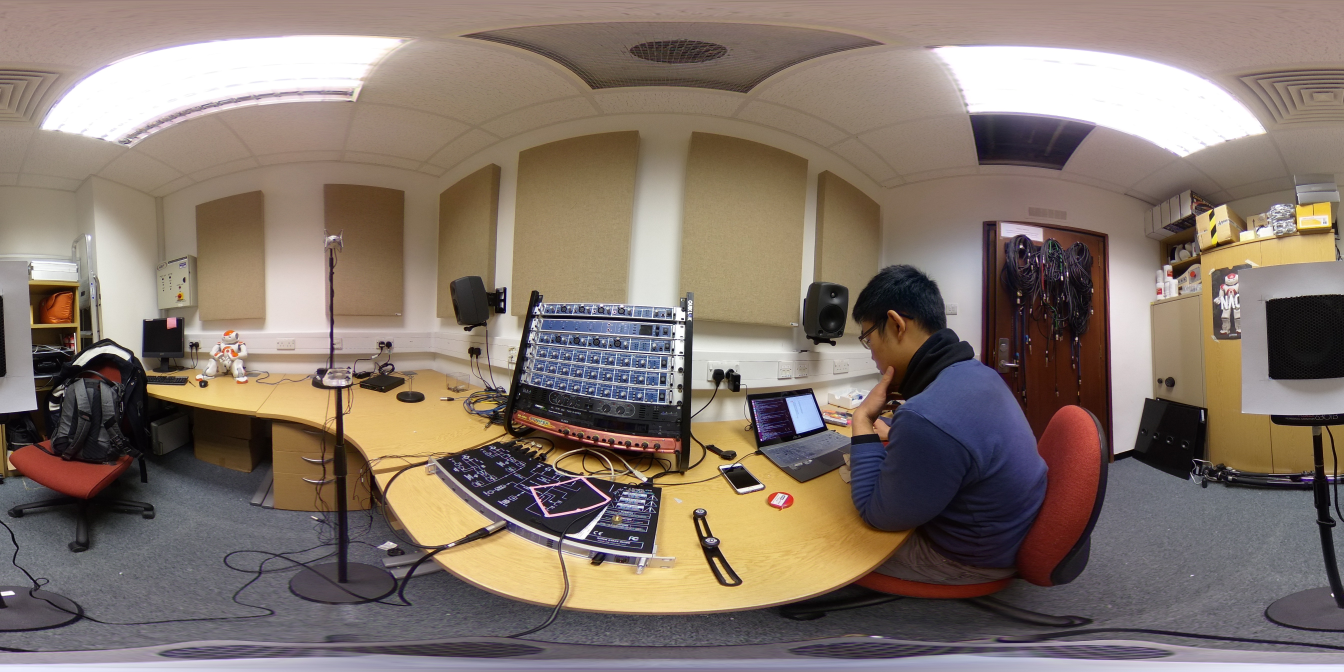
#> input picture src/180 degrees at 30cm.jpg, 5376 x 2688 px, given in place of the camera (shown at 1/4 size)
$ python speaker_detection.py   (older library calls are emulated)
#> lines starting #> are read from the running program, lines starting #| are printed output that depends on the picture; after the words box and inside, x2 and y2 are one past the last pixel; in counts of white or black regions, pixels touching at a corner belong together
import numpy as np
import cv2

# User defined variables
font = cv2.FONT_HERSHEY_SIMPLEX

cap = cv2.VideoCapture(0)

# HSV Color Sensitivity Ranges
# hul, huh = 147, 179 # Hue
# sal, sah = 61, 191 # Saturation
# val, vah = 29, 205 # Value

hul, huh = 119, 179 # Hue
sal, sah = 51, 243 # Saturation
val, vah = 0, 255 # Value

# Convert ranges into arrays for masking
HSVLOW=np.array([hul,sal,val])
HSVHIGH=np.array([huh,sah,vah])

while (True):
	ret, original_frame = cap.read()
#> original_frame is the input picture: shape (2688, 5376, 3); mean B, G, R 108.2, 118.3, 132.6

	# Status and printouts
	detected_status = "No Speaker Detected"
	aspect_ratio_text = "Aspect Ratio Unavailable"
	size_text = "Size Unavailable"

	# Image Processing
	blurred = cv2.GaussianBlur(original_frame,(5,5),0)
	mask = cv2.inRange(cv2.cvtColor(blurred, cv2.COLOR_BGR2HSV), HSVLOW ,HSVHIGH)
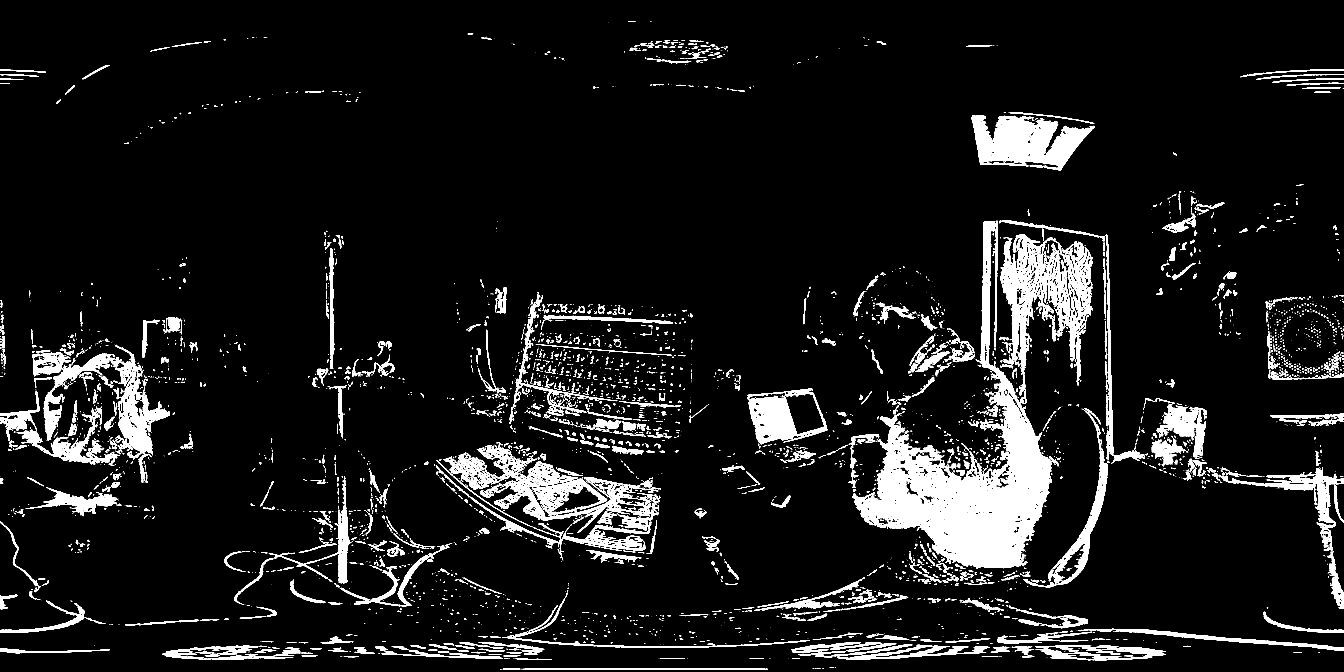
#> mask: shape (2688, 5376) (shown at 1/4 size); 8% white; 5213 white regions (3325 under 20 px), largest, box (x1, y1, x2, y2) and area: (3409, 883, 4207, 2274) 286351, (4002, 939, 4372, 1616) 81227, (3887, 462, 4379, 682) 64155

	edged = cv2.Canny(mask, 50, 150)
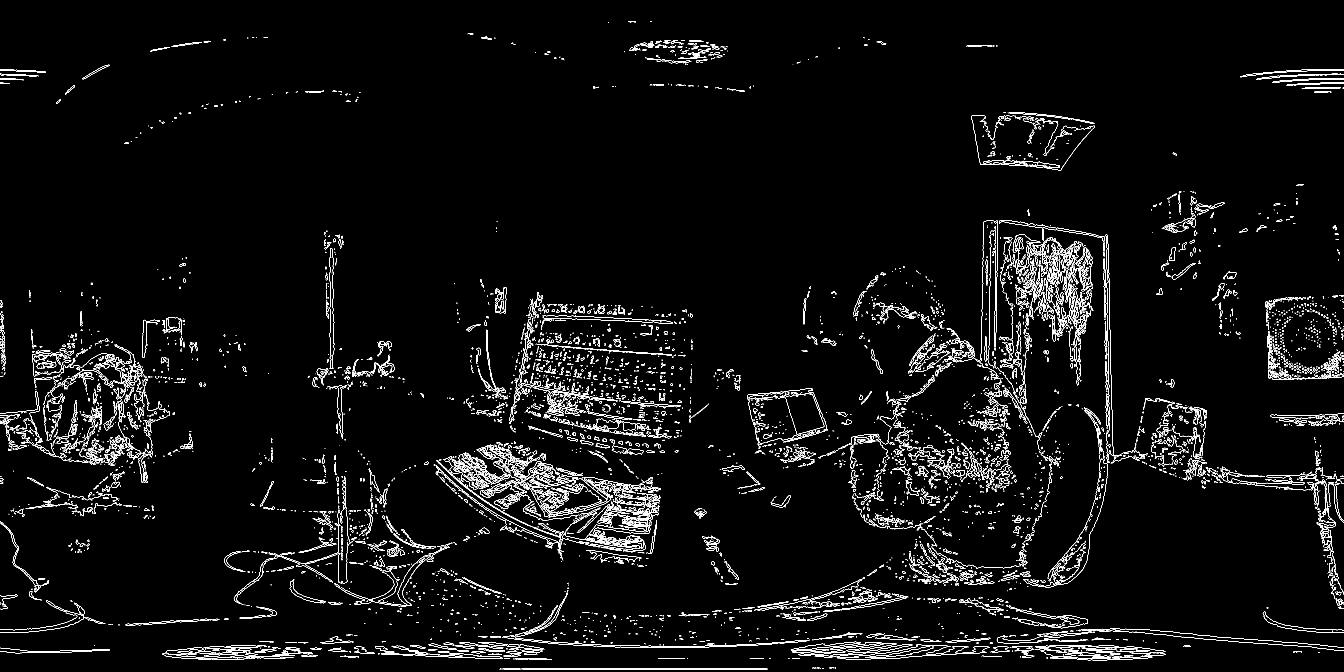
#> edged: shape (2688, 5376) (shown at 1/4 size); 1.9% white in thin lines or dots
	edged = cv2.dilate(edged, None, iterations=1)
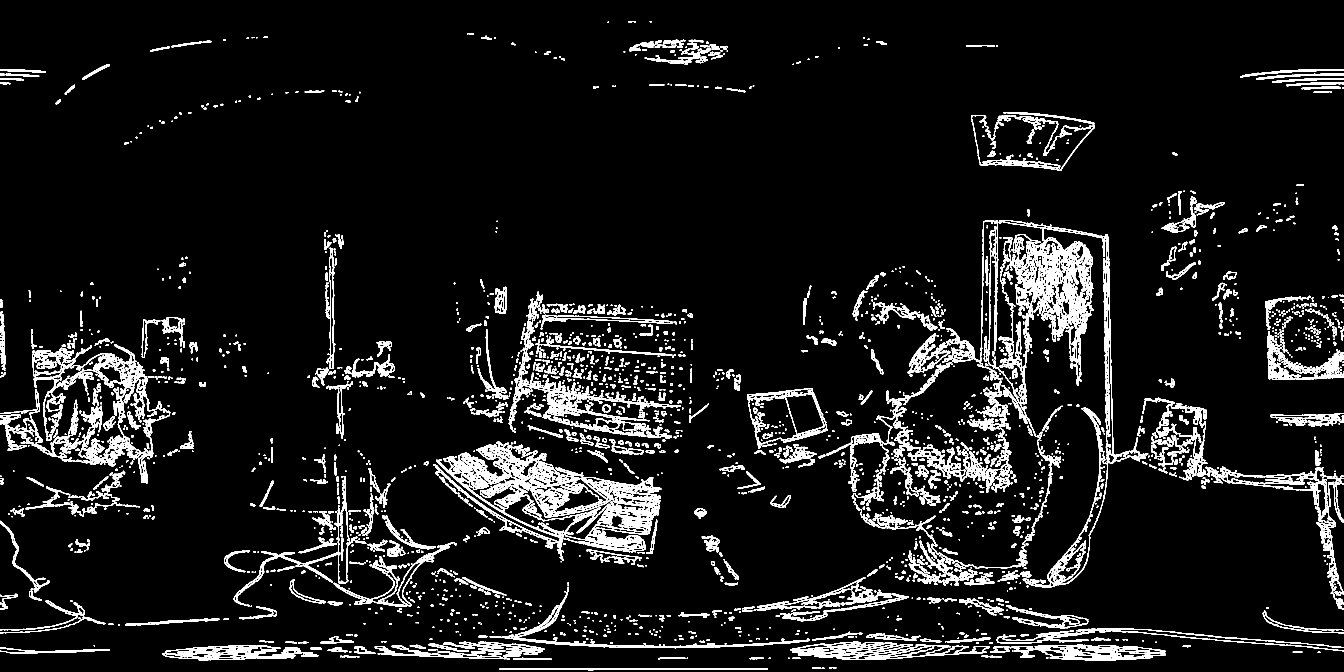
#> edged: shape (2688, 5376) (shown at 1/4 size); 6.5% white; 3199 white regions (92 under 20 px), largest, box (x1, y1, x2, y2) and area: (3351, 881, 4374, 2275) 114900, (1734, 1767, 2645, 2242) 94571, (129, 1376, 681, 1933) 34195
	edged = cv2.erode(edged, None, iterations=1)
#> edged: shape (2688, 5376); 2.6% white in thin lines or dots

	# Find Contours
	output, contours, hierarchy = cv2.findContours(
											edged,
											cv2.RETR_EXTERNAL,
											cv2.CHAIN_APPROX_SIMPLE
											)
#> contours = 3685 contours, 2103 with area under 20; largest, box (x1, y1, x2, y2) and area: (1773, 1768, 2644, 2203) 124506, (4001, 938, 4373, 1616) 122029, (2989, 1553, 3311, 1795) 25364, (130, 1377, 680, 1932) 21143, (4140, 2580, 4663, 2641) 15608

	# Sort contours by area
	contours = sorted(contours, key = cv2.contourArea, reverse= True)[:5]
#> contours = 5 contours; box (x1, y1, x2, y2) and area: (1773, 1768, 2644, 2203) 124506, (4001, 938, 4373, 1616) 122029, (2989, 1553, 3311, 1795) 25364, (130, 1377, 680, 1932) 21143, (4140, 2580, 4663, 2641) 15608

	# Loop over contours to find appropriate
	for c in contours:
		perimeter = cv2.arcLength(c, True)
		approx = cv2.approxPolyDP(c, 0.1*perimeter, True)

		if len(approx) >= 4 and len(approx) <=6:
			(x,y,w,h) = cv2.boundingRect(approx)
			aspect_ratio = w/float(h)

			area = cv2.contourArea(c)
			hullArea = cv2.contourArea(cv2.convexHull(c))
			solidity = area/float(hullArea)

			keepSolidity = solidity > 0.9
			keepDims = w > 25 and h > 25
			keepAspectRatio = aspect_ratio >= 0.5 and aspect_ratio <=1.7

			if keepAspectRatio and keepSolidity and keepDims:
				cv2.drawContours(original_frame, [approx], -1, (0,0,255),2)
				detected_status = "Speaker Detected"
				aspect_ratio_text = str(aspect_ratio)
				size_text = str(area)
#> this loop made 5 passes
#> (perimeter, approx) on passes 1 to 5: (10943.6, [[1773, 1836]]), (5522.5, [[4315, 966], [4094, 1615]]), (2186.1, [[3248, 1554], [3035, 1794]]), (7709.4, [[131, 1416]]), (2543.7, [[4140, 2586], [4662, 2618]])


	# Display
	cv2.putText(original_frame, detected_status, (20,30), font, 0.5,(0,0,255), 1)
	cv2.putText(original_frame, aspect_ratio_text, (20,60), font, 0.5,(255,0,0), 1)
	cv2.putText(original_frame, size_text, (20, 90), font, 0.5, (0, 255, 0), 1)

	cv2.imshow('Original', original_frame)
	cv2.imshow('Edged', edged)

	if cv2.waitKey(1) & 0xFF == ord('q'):
#> (key q is pressed here)
		break

cap.release()
cv2.destroyAllWindows()

$ run again, on src/R0010039.JPG
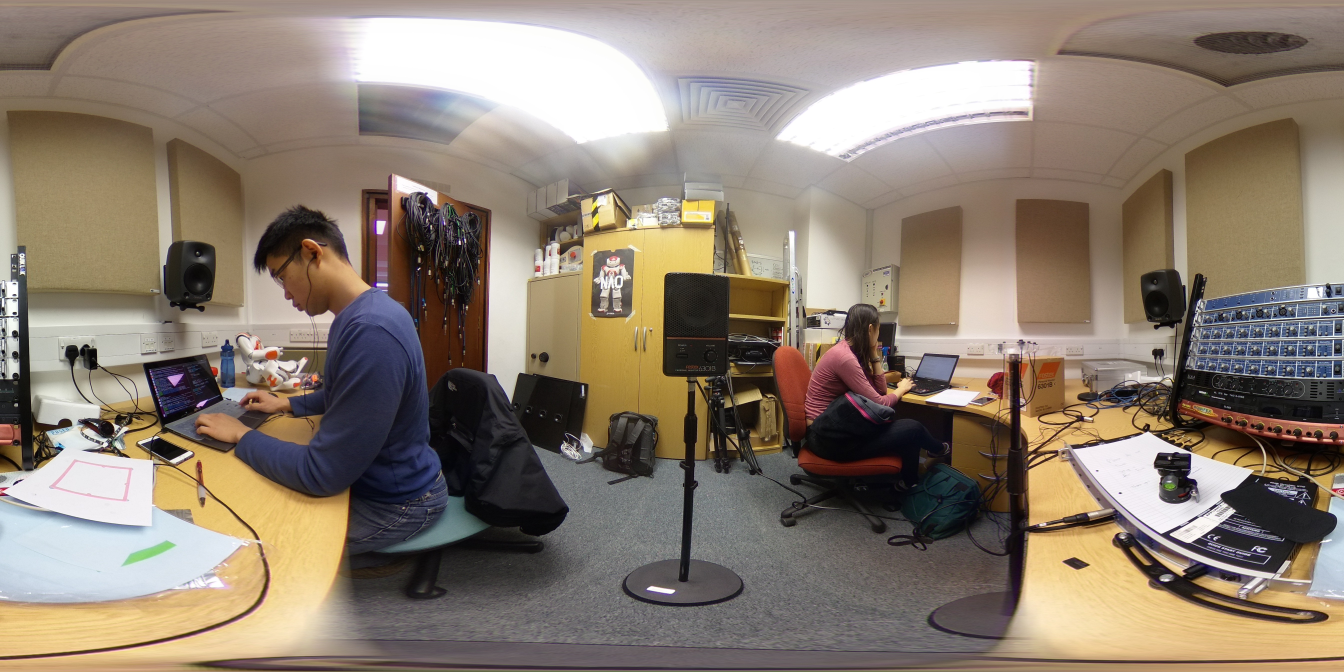
#> input picture src/R0010039.JPG, 5376 x 2688 px, given in place of the camera (shown at 1/4 size)
#> original_frame is the input picture: shape (2688, 5376, 3); mean B, G, R 112.4, 126, 139.3
#> `mask = cv2.inRange(cv2.cvtColor(blurred, cv2.COLOR_BGR2HSV), HSVLOW ,H..`:
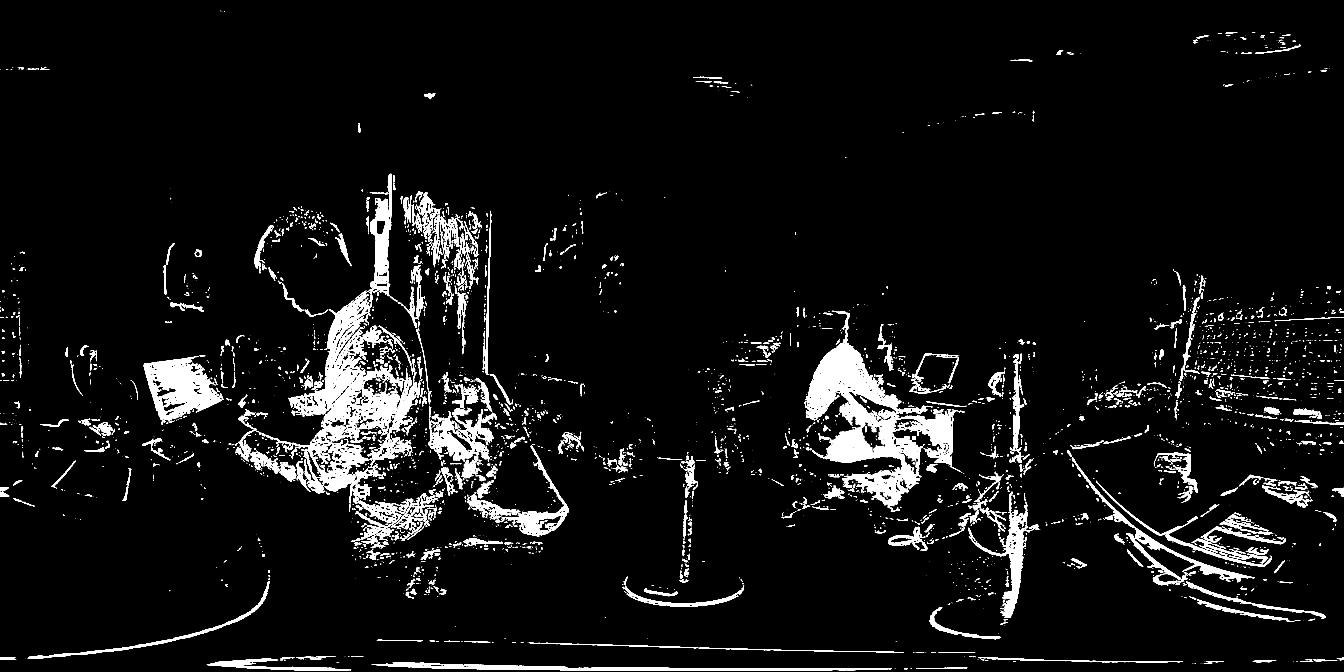
#> mask: shape (2688, 5376) (shown at 1/4 size); 5.6% white; 4918 white regions (3296 under 20 px), largest, box (x1, y1, x2, y2) and area: (943, 1163, 1684, 2014) 138202, (3218, 1243, 3858, 2033) 137938, (574, 1424, 894, 1694) 42564
#> `edged = cv2.dilate(edged, None, iterations=1)`:
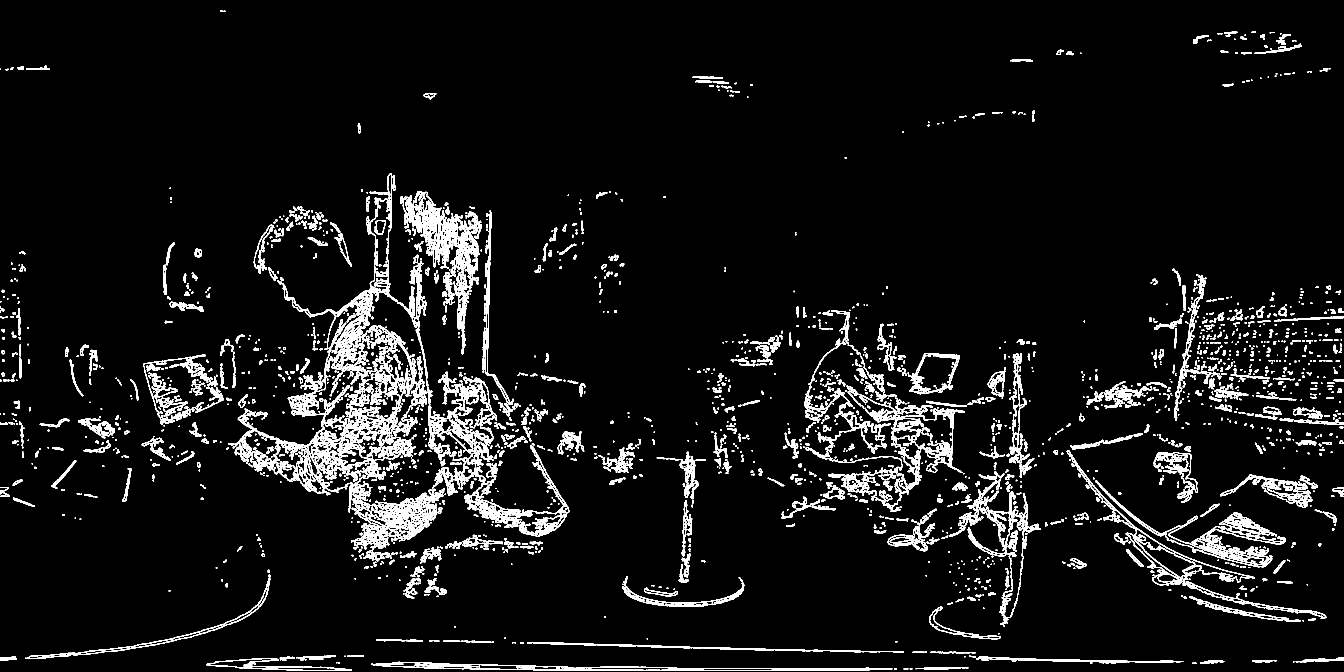
#> edged: shape (2688, 5376) (shown at 1/4 size); 5.3% white; 2912 white regions (111 under 20 px), largest, box (x1, y1, x2, y2) and area: (939, 693, 1774, 2200) 130653, (3216, 1241, 3859, 2048) 47192, (1663, 1311, 1991, 1995) 32317
#> `output, contours, hierarchy = cv2.findContours( edged, cv2.RETR_EXTERN..`: contours = 3474 contours, 2066 with area under 20; largest, box (x1, y1, x2, y2) and area: (940, 1620, 1773, 2178) 33483, (1252, 1448, 1707, 1929) 23998, (4287, 1830, 5019, 2342) 22657, (1713, 1617, 1943, 1926) 21899, (1485, 2648, 3568, 2682) 21730
#> `contours = sorted(contours, key = cv2.contourArea, reverse= True)[:5]`: contours = 5 contours; box (x1, y1, x2, y2) and area: (940, 1620, 1773, 2178) 33483, (1252, 1448, 1707, 1929) 23998, (4287, 1830, 5019, 2342) 22657, (1713, 1617, 1943, 1926) 21899, (1485, 2648, 3568, 2682) 21730
#> the loop `for c in contours:` made 5 passes
#> (perimeter, approx) on passes 1 to 5: (10368.6, [[954, 1672]]), (13588.7, [[1666, 1488]]), (3903.1, [[4288, 1830], [5017, 2312]]), (2737, [[1718, 1617], [1941, 1920]]), (4243, [[1485, 2657], [3567, 2676]])
